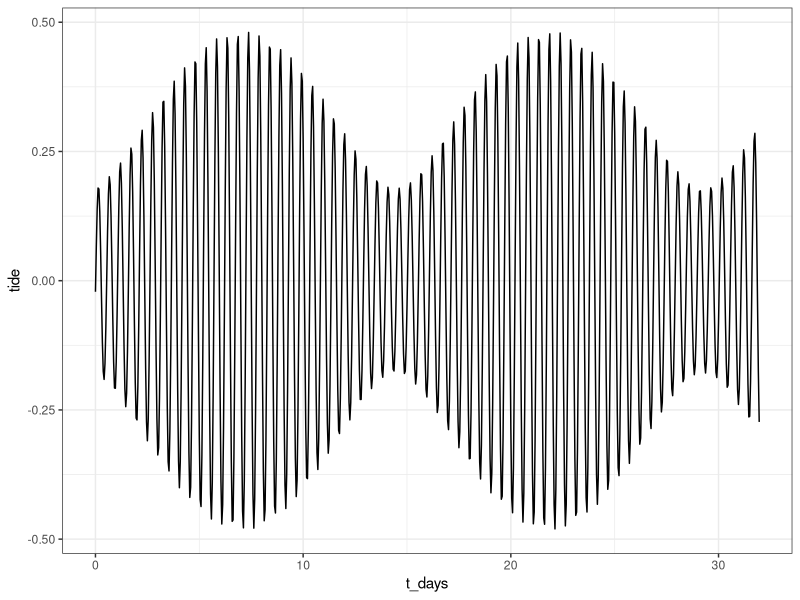

Reproduce this figure in R. (Note: this script raises an error after producing the figure.)
#### FLOODING, MIAMI FL ------------------------------------------------


#### Set-up & load packages --------------------------------------------
library(tidyverse)

# Create a theme for plotting
my_theme <- theme_bw()

#### Create Initial Function -------------------------------------------
N_YEARS <- 80
N_HOUR_IN_YEAR <- 24 * 365 - 0.25*1
t = (0:(N_HOUR_IN_YEAR * N_YEARS)) # [hours]

# tide:
LUNAR_TIDAL_PERIOD <- 12.42 # [hours] source: wikipedia
LUNAR_AVG_TIDE_MAGNITUDE <- 0.33 # [m]
lunar_tide = LUNAR_AVG_TIDE_MAGNITUDE * sin((2*pi/LUNAR_TIDAL_PERIOD) * t)

SOLAR_TIDAL_PERIOD <- 12 # [hours]
SOLAR_AVG_TIDE_MAGNITUDE <- 0.46 * LUNAR_AVG_TIDE_MAGNITUDE # [m] source: https://oceanservice.noaa.gov/education/tutorial_tides/media/supp_tide02.html
solar_tide = SOLAR_AVG_TIDE_MAGNITUDE * sin((2*pi/SOLAR_TIDAL_PERIOD) * t - 3) # staggered from the lunar tide

# Other possible adds:
# perigee = closest point of moon to earth
# closest point of earth to sun
# whatever contributes to the late summer/fall king tides in South Florida

tide <- data.frame(t = t, tide = lunar_tide + solar_tide) %>%
  mutate(t_days = t/24)

# Plot the simple tide
ggplot(tide %>% filter(t_days < 32), aes(x = t_days, y = tide)) + 
  geom_line() +
  my_theme



# Add flood event forcing --------------------------------------------------
set.seed(54) # set seed to 54 (random)
# create the seeds for each period (year)
seeds_by_year <- floor(runif(N_YEARS, min = 1, max = 101))
for (i in 1:N_YEARS) {
  
  n_events <- floor(abs(rnorm(n = 1, mean = 3, sd = 2.5))) # This works to an average of 3 to 4 flood events
  set.seed(seeds_by_year[i])
  seeds_for_timing <- floor(runif(n_events), 102, 201)
  for (n in 1:n_events) {
    set.seed(seeds_for_timing[n])
    temp_severity <- runif()
  }
}


# Sea Level Rise
SLR_RATE <- 2.39 * 10e-3 # [m/yr] source: NOAA https://tidesandcurrents.noaa.gov/sltrends/sltrends_station.shtml?id=8723170